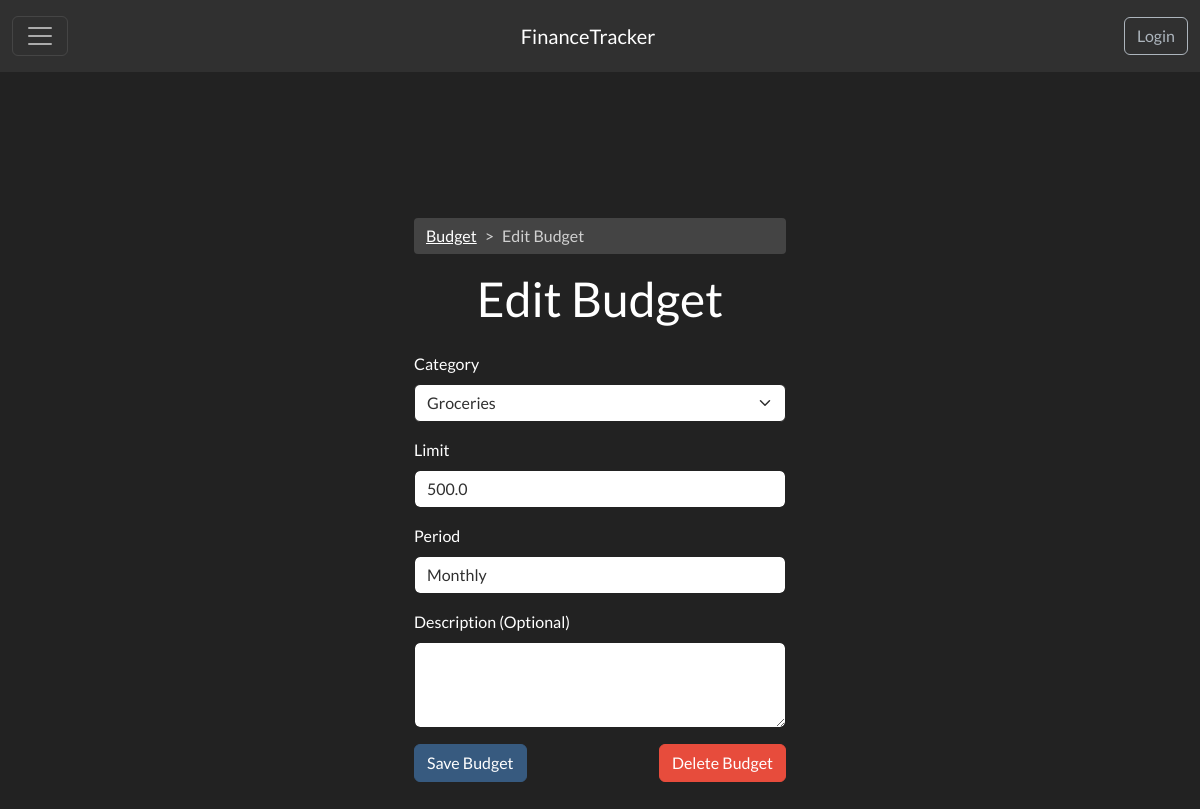
Page /budgeting_and_goals/budget/edit/1 on the committed database.
### app/budgeting_and_goals/models.py (models this page shows)
class Budget(db.Model):
    id = db.Column(db.Integer, primary_key=True)
    user_id = db.Column(db.Integer, db.ForeignKey('user.id'), nullable=False)
    category = db.Column(db.String(64), nullable=False)
    limit = db.Column(db.Float, nullable=False)
    period = db.Column(db.String(20), nullable=False)  # 'weekly' or 'monthly' or 'yearly'
    description = db.Column(db.Text, nullable=True)
    user = db.relationship('User', backref='budgets')

### app/budgeting_and_goals/routes.py (the view, shortened to what this page needs)
@budgeting_and_goals_bp.route('/budget/edit/<int:id>', methods=['GET', 'POST'])
def edit_budget(id):
    budget = Budget.query.get_or_404(id)
    user_id = 1  # Placeholder for the logged-in user's ID
    if user_id != user_id:
        flash("You do not have permission to edit this budget.", "danger")
        return redirect(url_for('budgeting_and_goals.view_budget'))
    form = BudgetForm(obj=budget)  # Pre-fill the form with the current budget values
    return render_template('budgeting_and_goals/budget_edit.html', form=form, budget_id=id)

### app/budgeting_and_goals/templates/budgeting_and_goals/budget_edit.html (shortened to what this page needs)
{% extends "base.html" %}
{% block head %}
{{ super() }}
{% endblock %}
{% block content %}
<div class="container min-vh-100 d-flex justify-content-center align-items-center">
    <div class="col-12 col-sm-8 col-md-6 col-lg-4">
        <nav style="--bs-breadcrumb-divider: '>';" aria-label="breadcrumb">
            <ol class="breadcrumb">
                <li class="breadcrumb-item"><a href="{{ url_for('budgeting_and_goals.view_budget') }}">Budget</a></li>
                <li class="breadcrumb-item active" aria-current="page">Edit Budget</li>
            </ol>
        </nav>
        <h1 class="mb-4 text-center">Edit Budget</h1>
        <form method="POST" action="{{ url_for('budgeting_and_goals.edit_budget', id=budget_id) }}">
            <div class="mb-3">
                <label for="category" class="form-label">{{ form.category.label }}</label>
                <select class="form-select" id="category" name="{{ form.category.name }}">
                    {% for value, label in form.category.choices %}
                    {% if value == '' %}
                    <option value="" disabled selected>{{ label }}</option>
                    {% else %}
                    <option value="{{ value }}" {% if form.category.data==value %}selected{% endif %}>{{ label }}
                    </option>
                    {% endif %}
                    {% endfor %}
                </select>
            </div>
            <div class="mb-3">
                <label for="limit" class="form-label">{{ form.limit.label }}</label>
                {{ form.limit(class="form-control", aria_label="Limit input") }}
            </div>
            <div class="mb-3">
                <label for="period" class="form-label">{{ form.period.label }}</label>
                {{ form.period(class="form-control", aria_label="Select a period") }}
            </div>
            <div class="mb-3">
                <label for="description" class="form-label">{{ form.description.label }}</label>
                {{ form.description(class="form-control", rows="3", aria_label="Optional description") }}
            </div>
            <div class="d-flex justify-content-between">
                <form method="POST" action="{{ url_for('budgeting_and_goals.edit_budget', id=budget_id) }}">
                    {{ form.submit(class="btn btn-primary") }}
                </form>
                <form method="POST" id="delete-form" action="{{ url_for('budgeting_and_goals.delete_budget', id=budget_id) }}" onsubmit="return confirm('Are you sure you want to delete this budget?');">
                    <button type="submit" class="btn btn-danger">Delete Budget</button>
                </form>
            </div>
        </form>
    </div>
</div>
{% endblock %}

### app/static/css/style.css (style rules this page uses)
body { font-family: Arial, sans-serif; background-color: #a7a7a7; text-align: center; padding-top: 50px; }

### rows in the picture
Budget: category "Groceries", limit "500.0", period "Monthly"
